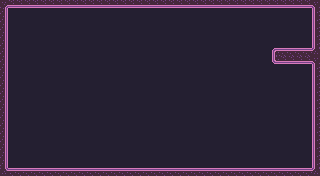

A 2D game scene composited from a Tiled map and its tileset images. What follows is a short description and the map's XML, with every tile layer's data as written:
An orthogonal 40x22 tile map with 8x8 px tiles, 1 tile layer (Player) and 20 objects.

<map version="1.8" tiledversion="1.8.0" orientation="orthogonal" renderorder="right-down" width="40" height="22" tilewidth="8" tileheight="8" infinite="0" backgroundcolor="#241f31" nextlayerid="3" nextobjectid="21">
 <tileset firstgid="1" source="../purple.tsx" />
 <layer id="1" name="Player" width="40" height="22">
  <properties>
   <property name="player" type="bool" value="true" />
  </properties>
  <data encoding="csv">
37,34,34,34,34,34,34,34,34,34,34,34,34,34,34,34,34,34,34,34,34,34,34,34,34,34,34,34,34,34,34,34,34,34,34,34,34,34,34,38,
19,0,0,0,0,0,0,0,0,0,0,0,0,0,0,0,0,0,0,0,0,0,0,0,0,0,0,0,0,0,0,0,0,0,0,0,0,0,0,17,
19,0,0,0,0,0,0,0,0,0,0,0,0,0,0,0,0,0,0,0,0,0,0,0,0,0,0,0,0,0,0,0,0,0,0,0,0,0,0,17,
19,0,0,0,0,0,0,0,0,0,0,0,0,0,0,0,0,0,0,0,0,0,0,0,0,0,0,0,0,0,0,0,0,0,0,0,0,0,0,17,
19,0,0,0,0,0,0,0,0,0,0,0,0,0,0,0,0,0,0,0,0,0,0,0,0,0,0,0,0,0,0,0,0,0,0,0,0,0,0,17,
19,0,0,0,0,0,0,0,0,0,0,0,0,0,0,0,0,0,0,0,0,0,0,0,0,0,0,0,0,0,0,0,0,0,0,0,0,0,0,17,
19,0,0,0,0,0,0,0,0,0,0,0,0,0,0,0,0,0,0,0,0,0,0,0,0,0,0,0,0,0,0,0,0,0,1,2,2,2,2,54,
19,0,0,0,0,0,0,0,0,0,0,0,0,0,0,0,0,0,0,0,0,0,0,0,0,0,0,0,0,0,0,0,0,0,33,34,34,34,34,38,
19,0,0,0,0,0,0,0,0,0,0,0,0,0,0,0,0,0,0,0,0,0,0,0,0,0,0,0,0,0,0,0,0,0,0,0,0,0,0,17,
19,0,0,0,0,0,0,0,0,0,0,0,0,0,0,0,0,0,0,0,0,0,0,0,0,0,0,0,0,0,0,0,0,0,0,0,0,0,0,17,
19,0,0,0,0,0,0,0,0,0,0,0,0,0,0,0,0,0,0,0,0,0,0,0,0,0,0,0,0,0,0,0,0,0,0,0,0,0,0,17,
19,0,0,0,0,0,0,0,0,0,0,0,0,0,0,0,0,0,0,0,0,0,0,0,0,0,0,0,0,0,0,0,0,0,0,0,0,0,0,17,
19,0,0,0,0,0,0,0,0,0,0,0,0,0,0,0,0,0,0,0,0,0,0,0,0,0,0,0,0,0,0,0,0,0,0,0,0,0,0,17,
19,0,0,0,0,0,0,0,0,0,0,0,0,0,0,0,0,0,0,0,0,0,0,0,0,0,0,0,0,0,0,0,0,0,0,0,0,0,0,17,
19,0,0,0,0,0,0,0,0,0,0,0,0,0,0,0,0,0,0,0,0,0,0,0,0,0,0,0,0,0,0,0,0,0,0,0,0,0,0,17,
19,0,0,0,0,0,0,0,0,0,0,0,0,0,0,0,0,0,0,0,0,0,0,0,0,0,0,0,0,0,0,0,0,0,0,0,0,0,0,17,
19,0,0,0,0,0,0,0,0,0,0,0,0,0,0,0,0,0,0,0,0,0,0,0,0,0,0,0,0,0,0,0,0,0,0,0,0,0,0,17,
19,0,0,0,0,0,0,0,0,0,0,0,0,0,0,0,0,0,0,0,0,0,0,0,0,0,0,0,0,0,0,0,0,0,0,0,0,0,0,17,
19,0,0,0,0,0,0,0,0,0,0,0,0,0,0,0,0,0,0,0,0,0,0,0,0,0,0,0,0,0,0,0,0,0,0,0,0,0,0,17,
19,0,0,0,0,0,0,0,0,0,0,0,0,0,0,0,0,0,0,0,0,0,0,0,0,0,0,0,0,0,0,0,0,0,0,0,0,0,0,17,
19,0,0,0,0,0,0,0,0,0,0,0,0,0,0,0,0,0,0,0,0,0,0,0,0,0,0,0,0,0,0,0,0,0,0,0,0,0,0,17,
53,2,2,2,2,2,2,2,2,2,2,2,2,2,2,2,2,2,2,2,2,2,2,2,2,2,2,2,2,2,2,2,2,2,2,2,2,2,2,54
</data>
 </layer>
 <objectgroup id="2" name="Objects">
  <object id="1" gid="129" x="48" y="152" width="8" height="8" />
  <object id="2" gid="129" x="56" y="152" width="8" height="8" />
  <object id="3" gid="129" x="64" y="152" width="8" height="8" />
  <object id="4" gid="129" x="72" y="152" width="8" height="8" />
  <object id="5" gid="129" x="96" y="128" width="8" height="8" />
  <object id="6" gid="129" x="104" y="128" width="8" height="8" />
  <object id="7" gid="129" x="112" y="128" width="8" height="8" />
  <object id="8" gid="129" x="120" y="128" width="8" height="8" />
  <object id="9" gid="129" x="144" y="104" width="8" height="8" />
  <object id="10" gid="129" x="152" y="104" width="8" height="8" />
  <object id="11" gid="129" x="160" y="104" width="8" height="8" />
  <object id="12" gid="129" x="168" y="104" width="8" height="8" />
  <object id="13" gid="129" x="192" y="80" width="8" height="8" />
  <object id="14" gid="129" x="200" y="80" width="8" height="8" />
  <object id="15" gid="129" x="208" y="80" width="8" height="8" />
  <object id="16" gid="129" x="216" y="80" width="8" height="8" />
  <object id="17" gid="129" x="240" y="56" width="8" height="8" />
  <object id="18" gid="129" x="248" y="56" width="8" height="8" />
  <object id="19" gid="129" x="256" y="56" width="8" height="8" />
  <object id="20" gid="129" x="264" y="56" width="8" height="8" />
 </objectgroup>
</map>
